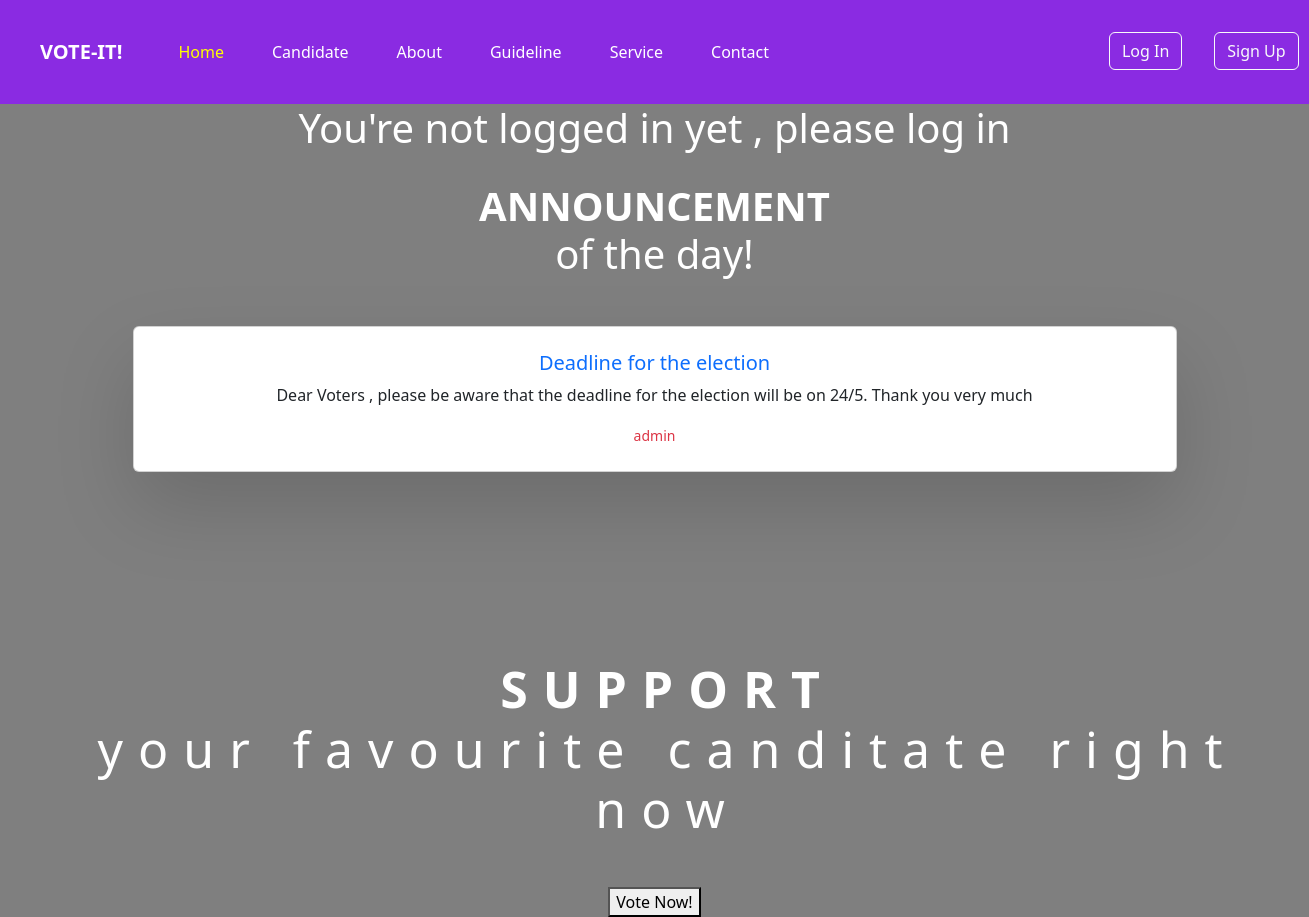
The page /home on the database its author committed.
### application/models.py (models this page shows, shortened)
class Announcement(db.Model , UserMixin):
       id = db.Column(db.Integer , primary_key = True)
       titles = db.Column(db.String(500) , unique = True , nullable = False)
       createdAt = db.Column(db.DateTime(timezone=True) , server_default=func.now())
       description = db.Column(db.Text, nullable = False)
       user_id = db.Column(db.Integer , db.ForeignKey('user.id') , nullable = False)

### application/routes.py (the view)
@app.route('/')
@app.route('/home')
def home():
    announcements = Announcement.query.all()
    return render_template('home.html' , announcements = announcements )

### application/templates/home.html (shortened to what this page needs)
<!DOCTYPE html>
<html lang="en">
<head>
    <link rel="stylesheet" href="../static/styles.css" >
    <link href="https://cdn.jsdelivr.net/npm/bootstrap@5.2.3/dist/css/bootstrap.min.css" rel="stylesheet">
</head>
<body class="home-pageWallpaper">
    <nav id="navbarBackground" class="navbar navbar-expand-lg ">
        <div class="container-fluid p-4">
          <a id="title" class="navbar-brand px-3" href="#">VOTE-IT!</a>
            <div class="collapse navbar-collapse "  id="navbarSupportedContent">
                <ul  class="navbar-nav me-auto mb-2 mb-lg-0 ">
                    <li id="navSections" class="nav-item px-3">
                        <a style="color: yellow;" id="Navlink" class="nav-link active" href="{{url_for('home')}}">Home</a>
                      </li>
                      <li id="navSections" class="nav-item px-3">
                        <a  id="Navlink" class="nav-link" href="{{url_for('candidates')}}">Candidate</a>
                      </li>
                      <li id="navSections" class="nav-item px-3">
                        <a  id="Navlink" class="nav-link" href="{{url_for('about')}}">About</a>
                      </li>
                      <li id="navSections" class="nav-item px-3 ">
                        <a  id="Navlink" class="nav-link" href="{{url_for('guidelines')}}" role="button" >
                          Guideline
                        </a>
                      </li>
                       <li id="navSections" class="nav-item px-3">
                        <a id="Navlink" class="nav-link" href="{{url_for('service')}}">Service</a>
                      </li>
                      <li id="navSections" class="nav-item px-3">
                        <a  id="Navlink" class="nav-link" href="{{url_for('contact')}}">Contact</a>
                      </li>
                      {% if current_user.is_authenticated %}
                      <li id="navSections" class="nav-item px-3">
                         <button id="CurrentUserProfile" type="button" class="btn btn-primary" data-bs-toggle="modal" data-bs-target="#exampleModal">
                          {{ current_user.username }}
                         </button>
                  <div class="modal fade" id="exampleModal" tabindex="-1" aria-labelledby="exampleModalLabel" aria-hidden="true">
                   <div class="modal-dialog">
                     <div class="modal-content">
                       <div class="modal-header">
                          <h1 class="modal-title fs-5" id="exampleModalLabel">User Profile</h1>
                            <button type="button" class="btn-close" data-bs-dismiss="modal" aria-label="Close"></button>
                               </div>
                                  <div class="modal-body">
                                     <p>Username :   {{ current_user.username }}</p>
                                     <p> Email : {{ current_user.email }}</p>
                                     <p>Role : <a class="text-success" style="text-decoration: none;">Student</a> </p>
                                  </div>
                                  <div class="modal-footer">
                                       <a href="{{url_for('profile')}}"><button type="button" class="btn btn-secondary" data-bs-dismiss="modal">View Profile</button></a>
                                      <a href="{{url_for('logout')}}"> <button type="button" class="btn btn-primary">Logout</button></a>
                                  </div>
                             </div>
                          </div>
                      </div>
                      </li>
                      {% else %}
                      <li id="navSections" class="nav-item px-3">
                          <a href="{{url_for('login')}}"><button class="btn btn-outline-light" style="position: relative; left: 300px; ">Log In</button></a>
                      </li>
                      <li id="navSections" class="nav-item px-3">
                          <a href="{{url_for('register')}}"><button class="btn btn-outline-light" style="position: relative; left: 300px; ">Sign Up</button></a>
                      </li>
                      {% endif %}
                    </ul>
            </div>
        </div>
    </nav>
   <div class="container">
    <div class="text-center">
      {% if current_user.is_authenticated %}
        <h1 class="text-white p-4"> Hello {{ current_user.username }}</h1>
      {% else %}
        <h1 class="text-white">You're not logged in yet , please log in</h1>
      {% endif %}
        <h1 class="announcement text-white text-center"><b>ANNOUNCEMENT</b><br>of the day!</h1>
        {% if announcements %}
        {% for announcement in announcements %}
        <div class="container  p-5">
          <div class="row">
          <div class="card text-dark mb-2 p-2">
          <div class="card-body">
             <a style="text-decoration: none;" href=""><h5 class="card-title text-center">{{ announcement.titles }}</h5></a>
              <p class="card-text text-center">{{ announcement.description }}</p>
              <p class="card-text text-center"><small class=" text-center text-danger">admin</small></p>
          </div>
          </div>
        </div>
      </div>
        </div>
      {% endfor %}
      {% else %}
      <h5 class="text-center text">There are no recent announcements , stay tune!</h5>
      {% endif %}
    </div>
    <div>
        <h1 class="vote text-white text-center mb-5"><b>SUPPORT</b><br>your favourite canditate right now</h1>
        <div class="text-center">
        <a href="{{url_for('candidates')}}"><button >Vote Now!</button></a>
      </div>
    </div>
</body>
</html>

### application/static/styles.css (style rules this page uses)
#title { font-weight: 700; color: white; }
#navbarBackground { background-color: blueviolet; }
#Navlink { color: white; transition: 0.7s; }
.home-pageWallpaper { background: linear-gradient(to top, rgba(0,0,0,0.5)50%,rgba(0,0,0,0.5)50%), url(https://www.mmu.edu.my/wp-content/uploads/2022/12/1280_720_2.jpeg); background-size: cover; }
.card { position: relative; display: flex; flex-direction: column; }
.announcement { padding-top: 2%; height: auto; margin: auto; text-align: center; }
.vote { font-size: 50px; padding-left: 2%; margin-top: 10%; letter-spacing: 15px; }
.card { margin: auto; position: relative; width: 350px; height: 450px; background-color: #ffffff; border-radius: 20px; box-shadow: 0 35px 80px rgba(0,0,0,0.15); transition: 0.5s; }

### rows shown on the page
Announcement: titles "Deadline for the election", description "Dear Voters , please be aware that the deadline for the election will be on 24/5. Thank you very much"
